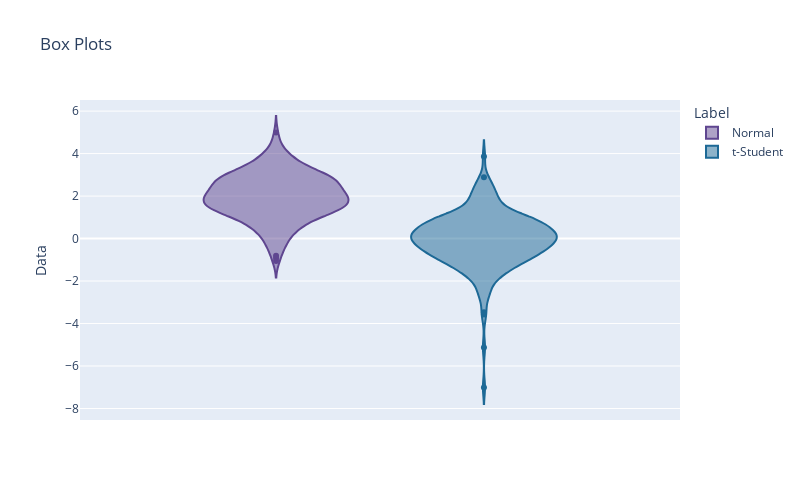

This figure's notebook cell:
### Code cell
fig = px.violin(df, y="Data", 
                color="Label",
                color_discrete_sequence=px.colors.qualitative.Prism,
                height = 500, width = 800,
                title='Box Plots')
fig.show()

### Figure 1 — Plotly figure (JSON) as saved in the notebook; plotly's stock layout.template omitted (floating-point values rounded to 4 significant figures; data arrays with more than 128 entries replaced by an {"elided": "..."} marker saying what was removed)
{"data": [{"alignmentgroup": "True", "box": {"visible": false}, "hovertemplate": "Label=Normal<br>Data=%{y}<extra></extra>", "legendgroup": "Normal", "marker": {"color": "rgb(95, 70, 144)"}, "name": "Normal", "offsetgroup": "Normal", "orientation": "v", "scalegroup": "True", "showlegend": true, "type": "violin", "x0": " ", "xaxis": "x", "y": {"elided": "200 float values"}, "y0": " ", "yaxis": "y"}, {"alignmentgroup": "True", "box": {"visible": false}, "hovertemplate": "Label=t-Student<br>Data=%{y}<extra></extra>", "legendgroup": "t-Student", "marker": {"color": "rgb(29, 105, 150)"}, "name": "t-Student", "offsetgroup": "t-Student", "orientation": "v", "scalegroup": "True", "showlegend": true, "type": "violin", "x0": " ", "xaxis": "x", "y": {"elided": "200 float values"}, "y0": " ", "yaxis": "y"}], "layout": {"height": 500, "legend": {"title": {"text": "Label"}, "tracegroupgap": 0}, "title": {"text": "Box Plots"}, "violinmode": "group", "width": 800, "xaxis": {"anchor": "y", "domain": [0, 1]}, "yaxis": {"anchor": "x", "domain": [0, 1], "title": {"text": "Data"}}}}
